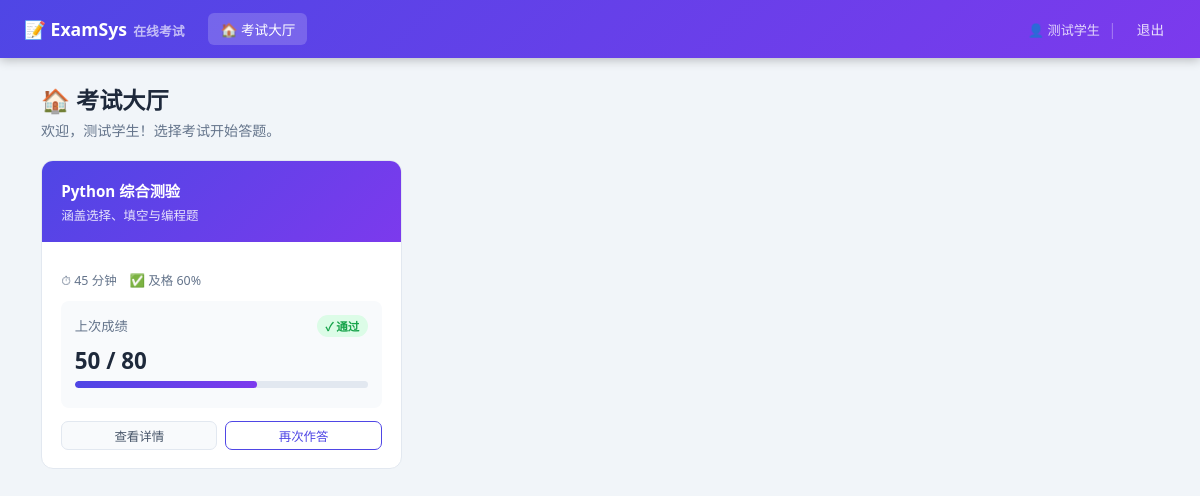
/student (signed in), run on the app's committed database.
### tables this page shows
CREATE TABLE exams (
        id          INTEGER PRIMARY KEY AUTOINCREMENT,
        title       TEXT NOT NULL,
        description TEXT,
        duration    INTEGER DEFAULT 60,
        pass_score  INTEGER DEFAULT 60,
        shuffle     INTEGER DEFAULT 1,
        status      TEXT DEFAULT 'draft',
        created_by  INTEGER,
        created_at  TEXT DEFAULT (datetime('now','localtime')),
        FOREIGN KEY(created_by) REFERENCES users(id)
    );

CREATE TABLE exam_records (
        id          INTEGER PRIMARY KEY AUTOINCREMENT,
        exam_id     INTEGER NOT NULL,
        user_id     INTEGER NOT NULL,
        answers     TEXT,
        score       INTEGER DEFAULT 0,
        total       INTEGER DEFAULT 0,
        passed      INTEGER DEFAULT 0,
        started_at  TEXT DEFAULT (datetime('now','localtime')),
        finished_at TEXT,
        time_used   INTEGER DEFAULT 0,
        FOREIGN KEY(exam_id) REFERENCES exams(id),
        FOREIGN KEY(user_id) REFERENCES users(id)
    );

### app.py (the view)
@app.route('/student')
@login_required
def student_dashboard():
    db = get_db()
    exams = db.execute("SELECT * FROM exams WHERE status='published' ORDER BY created_at DESC").fetchall()
    recs  = {r['exam_id']:r for r in db.execute(
        "SELECT * FROM exam_records WHERE user_id=? ORDER BY started_at DESC",(session['user_id'],)).fetchall()}
    return render_template('student_dashboard.html', exams=exams, records=recs)

### app.py (called while the page is built)
def get_db():
    if 'db' not in g:
        g.db = sqlite3.connect(DB_PATH)
        g.db.row_factory = sqlite3.Row
        g.db.execute("PRAGMA journal_mode=WAL")
    return g.db

def login_required(f):
    @wraps(f)
    def d(*a,**kw):
        if 'user_id' not in session:
            flash('请先登录','warning'); return redirect(url_for('login'))
        return f(*a,**kw)
    return d

### templates/student_dashboard.html (shortened to what this page needs)
{% extends 'base.html' %}
{% block content %}
<div class="ph">
  <div><h1>🏠 考试大厅</h1><p>欢迎，{{ session.name }}！选择考试开始答题。</p></div>
</div>
{% if exams %}
<div class="ex-grid">
  {% for exam in exams %}
  {% set rec = records.get(exam.id) %}
  <div class="ex-card">
    <div class="ex-card-hd">
      <h3>{{ exam.title }}</h3>
      <div style="font-size:.78rem;opacity:.85;margin-top:.35rem">{{ exam.description or '暂无描述' }}</div>
    </div>
    <div class="ex-card-bd">
      <div class="ex-meta">
        <span>⏱ {{ exam.duration }} 分钟</span>
        <span>✅ 及格 {{ exam.pass_score }}%</span>
      </div>
      {% if rec and rec.finished_at %}
        {% set pct = (rec.score/rec.total*100)|int if rec.total else 0 %}
        <div style="background:var(--light);border-radius:8px;padding:.85rem;margin-bottom:.85rem">
          <div class="flex jb aic mb1">
            <span class="muted">上次成绩</span>
            {% if rec.passed %}<span class="badge bv-g">✓ 通过</span>{% else %}<span class="badge bv-r">✗ 未通过</span>{% endif %}
          </div>
          <div style="font-size:1.4rem;font-weight:700">{{ rec.score }} / {{ rec.total }}</div>
          <div class="pbar"><div class="pfill" style="width:{{ pct }}%"></div></div>
        </div>
        <div class="flex gap1">
          <a href="{{ url_for('exam_result', record_id=rec.id) }}" class="btn bsec btn-sm" style="flex:1;justify-content:center">查看详情</a>
          <a href="{{ url_for('start_exam', exam_id=exam.id) }}" class="btn bo btn-sm" style="flex:1;justify-content:center">再次作答</a>
        </div>
      {% elif rec and not rec.finished_at %}
        <div class="badge bv-w mb1">⏸ 答题进行中</div>
        <a href="{{ url_for('start_exam', exam_id=exam.id) }}" class="btn bw" style="width:100%;justify-content:center">继续作答</a>
      {% else %}
        <a href="{{ url_for('start_exam', exam_id=exam.id) }}" class="btn bp" style="width:100%;justify-content:center">开始答题 →</a>
      {% endif %}
    </div>
  </div>
  {% endfor %}
</div>
{% else %}
<div class="card"><div class="empty"><div class="ico">📭</div><div>暂无可用考试</div></div></div>
{% endif %}
{% endblock %}

### templates/base.html (style rules this page uses)
* { box-sizing:border-box;margin:0;padding:0 }
:root { --pri:#4f46e5;--pri2:#7c3aed;--ok:#16a34a;--err:#dc2626;--warn:#d97706;--info:#2563eb; --bg:#f1f5f9;--card:#fff;--border:#e2e8f0;--text:#1e293b;--muted:#64748b;--light:#f8fafc }
body { font-family:'Segoe UI',system-ui,sans-serif;background:var(--bg);color:var(--text);min-height:100vh }
a { color:var(--pri);text-decoration:none }
.ph { display:flex;align-items:flex-start;justify-content:space-between;gap:1rem; margin-bottom:1.25rem;flex-wrap:wrap }
.ph h1 { font-size:1.45rem;color:var(--text);display:flex;align-items:center;gap:.45rem }
.ph p { color:var(--muted);font-size:.88rem;margin-top:.25rem }
.btn { display:inline-flex;align-items:center;gap:.3rem;padding:.45rem 1rem;border-radius:7px; font-size:.83rem;font-weight:500;cursor:pointer;border:none;transition:all .18s; white-space:nowrap;text-decoration:none!important }
.bsec { background:var(--light);color:#475569;border:1px solid var(--border) }
.bo { background:transparent;border:1.5px solid var(--pri);color:var(--pri) }
.btn-sm { padding:.28rem .65rem;font-size:.78rem }
.badge { display:inline-flex;align-items:center;padding:.18rem .55rem;border-radius:20px; font-size:.72rem;font-weight:600;white-space:nowrap }
.bv-g { background:#dcfce7;color:var(--ok) }
.ex-grid { display:grid;grid-template-columns:repeat(auto-fill,minmax(295px,1fr));gap:1.1rem }
.ex-card { background:var(--card);border-radius:12px;border:1px solid var(--border); overflow:hidden;transition:transform .2s,box-shadow .2s }
.ex-card-hd { padding:1.1rem 1.2rem;background:linear-gradient(135deg,var(--pri),var(--pri2));color:#fff }
.ex-card-hd h3 { font-size:.95rem;font-weight:600 }
.ex-card-bd { padding:1.1rem 1.2rem }
.ex-meta { display:flex;gap:.8rem;font-size:.78rem;color:var(--muted);margin:.75rem 0;flex-wrap:wrap }
.pbar { height:7px;background:var(--border);border-radius:999px;overflow:hidden;margin:.35rem 0 }
.pfill { height:100%;border-radius:999px;background:linear-gradient(90deg,var(--pri),var(--pri2)) }
.flex { display:flex }
.gap1 { gap:.5rem }
.aic { align-items:center }
.jb { justify-content:space-between }
.mb1 { margin-bottom:.5rem }
.muted { color:var(--muted);font-size:.83rem }

### data on the page
exams: title "Python 综合测验", description "涵盖选择、填空与编程题", duration "45", pass_score "60", {{ pct }} 62 (drawn)
exam_records: score "50", total "80"

### other printed values
{{ session.name }} "测试学生"
